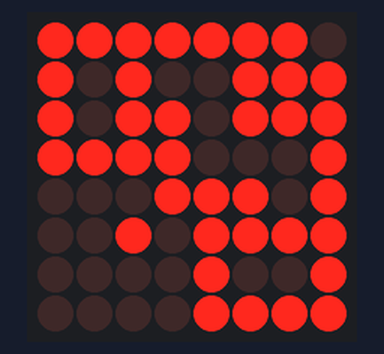
A sketch run on a simulated Arduino Uno, built with avr-gcc and run on an emulated ATmega328P. On the bench: 8×8 LED matrix. Random numbers use the default seed unless the sketch sets one; what the sketch prints to the serial monitor is not drawn.

Above: at 0.2 s.

The sketch:

accelerometer.ino
```cpp
#include <Adafruit_MPU6050.h>
#include <Adafruit_Sensor.h>
#include <MD_MAX72xx.h>
#include <Wire.h>

int findPoint(int x, int y);
bool isInside(int x, int y);

// hardware setup & const
Adafruit_MPU6050 mpu;

#define CLK_PIN 13
#define DATA_PIN 11
#define CS_PIN 10

#define MAX_DEVICES 1

MD_MAX72XX mx = MD_MAX72XX(MD_MAX72XX::PAROLA_HW, CS_PIN, MAX_DEVICES);

#define MAX_POINTS 64
#define MIN_X 0
#define MAX_X 7
#define MIN_Y 0
#define MAX_Y 7

struct Vec2 {
  int x;
  int y;
};

struct Point {
  Vec2 pos;
  Vec2 speed;
  bool active;
};

Point points[64];

char daysOfTheWeek[7][12] = {"Sunday",   "Monday", "Tuesday", "Wednesday",
                             "Thursday", "Friday", "Saturday"};

void setup(void) {
  Serial.begin(115200);

  while (!mpu.begin(0x69)) {
    Serial.println("MPU6050 not connected!");
    delay(1000);
  }
  Serial.println("MPU6050 ready!");

  while (!mx.begin()) {
    Serial.println("MPU6050 not connected!");
    delay(1000);
  }

  mx.control(MD_MAX72XX::INTENSITY, MAX_INTENSITY / 2);
  mx.clear();

  for (int i = 0; i < 25; i++) {
    int x, y;
    do {
      x = random(8);
      y = random(8);
    } while (findPoint(x, y) != -1);

    mx.setPoint(x, y, true);
    points[i].pos.x = x;
    points[i].pos.y = y;
    points[i].active = true;
  }
}

sensors_event_t event;

unsigned long prevTime = 0;
const unsigned long interval = 100;

Vec2 gravity2D = {0, 0};

void loop() {
  unsigned long currentTime = millis();

  mpu.getAccelerometerSensor()->getEvent(&event);

  if (event.acceleration.x > 3) {
    gravity2D.x = 1;
    gravity2D.y = 0;
  }

  if (event.acceleration.x < -3) {
    gravity2D.x = -1;
    gravity2D.y = 0;
  }

  if (event.acceleration.y > 3) {
    gravity2D.x = 0;
    gravity2D.y = -1;
  }
  if (event.acceleration.y < -3) {
    gravity2D.x = 0;
    gravity2D.y = 1;
  }

  if (currentTime - prevTime >= interval) {
    prevTime = currentTime;

    // Serial.print("[");
    // Serial.print(millis());
    // Serial.println("] X: ");
    // Serial.println(event.acceleration.x);

    Serial.println();

    for (int i = MAX_POINTS - 1; i >= 0; i--) {

      if (!points[i].active)
        continue;

      Point &p = points[i];
      int nx = p.pos.x + gravity2D.x;
      int ny = p.pos.y + gravity2D.y;

      if (findPoint(nx, ny) == -1 && isInside(nx, ny)) {
        mx.setPoint(p.pos.y, p.pos.x, false);
        p.pos.x = nx;
        p.pos.y = ny;
        continue;
      }

      Vec2 perp;
      perp.x = -gravity2D.y;
      perp.y = gravity2D.x;

      int side = random(2);

      Vec2 slide;

      if (side == 0) {
        slide.x = gravity2D.x + perp.x;
        slide.y = gravity2D.y + perp.y;
      } else {
        slide.x = gravity2D.x - perp.x;
        slide.y = gravity2D.y - perp.y;
      }

      int sx = p.pos.x + slide.x;
      int sy = p.pos.y + slide.y;

      if (findPoint(sx, sy) == -1 && isInside(sx, sy)) {
        mx.setPoint(p.pos.y, p.pos.x, false);

        p.pos.x = sx;
        p.pos.y = sy;
        continue;
      }
    }

    for (int i = 0; i < MAX_POINTS; i++) {
      if (points[i].active) {
        mx.setPoint(points[i].pos.y, points[i].pos.x, true);
      }
    }

    mx.update();
  }
}

bool isInside(int x, int y) {
  if (x < MIN_X || x > MAX_X || y < MIN_Y || y > MAX_Y)
    return false;

  return true;
}

// find given pos of point or return -1
int findPoint(int x, int y) {

  for (int i = 0; i < MAX_POINTS; i++) {
    if (points[i].active && points[i].pos.x == x && points[i].pos.y == y) {
      return i; // return pos
    }
  }
  return -1;
}
```
